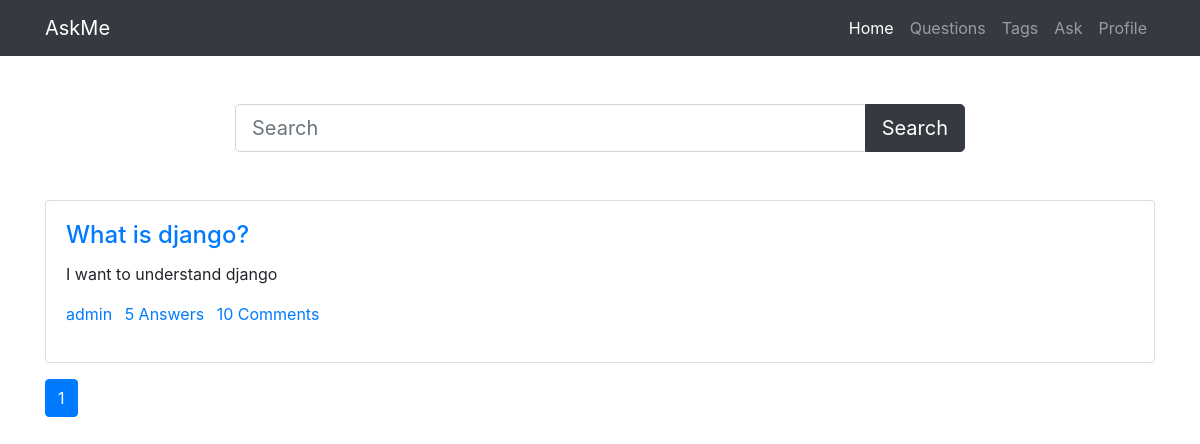
The page / on the database its author committed.
### main/models.py (models this page shows, shortened)
class Question(models.Model):
    user=models.ForeignKey(User,on_delete=models.CASCADE)
    title=models.CharField(max_length=300)
    detail=models.TextField()
    tags=models.TextField(default='')
    add_time=models.DateTimeField(auto_now_add=True)

### main/views.py (the view)
# urls.py: path('',views.home,name='home'),
def home(request):
    if 'q' in request.GET:
        q=request.GET['q']
        quests=Question.objects.filter(title__icontains=q).order_by('-id')
    else:
        quests=Question.objects.all().order_by('-id')
    paginator=Paginator(quests,1)
    page_num=request.GET.get('page',1)
    quests=paginator.page(page_num)
    return render(request,'home.html',{'quests':quests})

### main/templates/home.html (shortened to what this page needs)
{% load static %}
<!DOCTYPE html>
<html lang="en">
<head>
    <link rel="stylesheet" href="{% static 'bootstrap.min.css' %}" />
</head>
<body>
    <nav class="navbar navbar-expand-lg navbar-dark bg-dark">
        <div class="container">
            <a class="navbar-brand" href="#">AskMe</a>
            <div class="collapse navbar-collapse" id="navbarNav">
                <ul class="navbar-nav ml-auto">
                    <li class="nav-item active">
                        <a class="nav-link" href="#">Home</a>
                    </li>
                    <li class="nav-item">
                        <a class="nav-link" href="#">Questions</a>
                    </li>
                    <li class="nav-item">
                        <a class="nav-link" href="#">Tags</a>
                    </li>
                    <li class="nav-item">
                        <a class="nav-link" href="#">Ask</a>
                    </li>
                    <li class="nav-item">
                        <a class="nav-link" href="#">Profile</a>
                    </li>
                </ul>
            </div>
        </div>
    </nav>
    <div class="container py-5">
        <div class="row">
            <div class="col-md-8 offset-2">
                <form>
                    <div class="input-group">
                        <input type="text" name="q" class="form-control form-control-lg" placeholder="Search" />
                        <div class="input-group-append">
                        <button class="btn btn-dark btn-lg" type="submit" id="button-addon2">Search</button>
                        </div>
                    </div>
                </form>
            </div>
        </div>
    </div>
    <div class="container">
        {% for quest in quests %}
        <div class="card mb-3">
            <div class="card-body">
                <h4 class="card-title"><a href="/detail/{{quest.id}}">{{quest.title}}</a></h4>
                <p class="card-text">{{quest.detail}}</p>
                <p>
                    <a href="#" class="mr-2">{{quest.user.username}}</a>
                    <a href="#" class="mr-2">5 Answers</a>
                    <a href="#" class="mr-2">10 Comments</a>
                </p>
            </div>
        </div>
        {% endfor %}
    </div>
    <nav class="my-3 container">
        <ul class="pagination">
          {% for i in quests.paginator.page_range %}
          {% if quests.number == i %}
          <li class="page-item active"><a class="page-link" href="#">{{i}}</a></li>
          {% else %}
          <li class="page-item"><a class="page-link" href="?page={{i}}">{{i}}</a></li>
          {% endif %}
          {% endfor %}
        </ul>
      </nav>
</body>
</html>

### rows shown on the page
Question: title "What is django?", detail "I want to understand django", user.username "admin"

### other values the page prints
{{ i }} "1"
